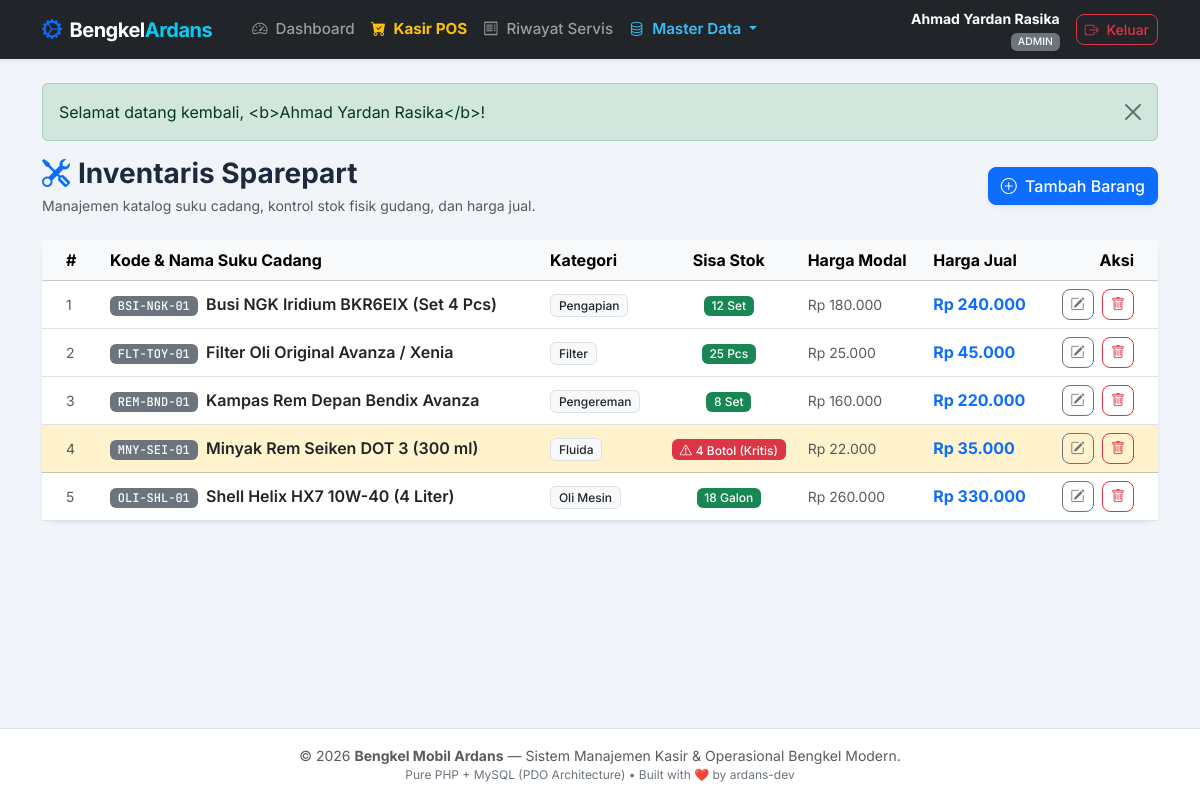
Page /sparepart.php (signed in) on the committed database.
### tables this page shows
CREATE TABLE sparepart (
    id_sparepart INT AUTO_INCREMENT PRIMARY KEY,
    kode_sparepart VARCHAR(30) NOT NULL UNIQUE COMMENT 'Kode SKU unik suku cadang (misal: OLI-SHL-01)',
    nama_sparepart VARCHAR(100) NOT NULL COMMENT 'Nama barang (misal: Shell Helix HX7 10W-40 4L)',
    kategori VARCHAR(50) DEFAULT 'Umum' COMMENT 'Kategori suku cadang (misal: Oli, Filter, Rem, Busi)',
    stok INT NOT NULL DEFAULT 0 COMMENT 'Jumlah stok fisik yang tersedia di gudang',
    satuan VARCHAR(20) DEFAULT 'Pcs' COMMENT 'Satuan kuantitas (misal: Pcs, Botol, Liter, Set)',
    harga_beli DECIMAL(12, 2) DEFAULT 0.00 COMMENT 'Harga modal dari supplier untuk analisa laba',
    harga_jual DECIMAL(12, 2) NOT NULL DEFAULT 0.00 COMMENT 'Harga banderol jual resmi ke pelanggan',
    stok_minimum INT DEFAULT 5 COMMENT 'Batas peringatan restock saat stok menipis',
    created_at TIMESTAMP DEFAULT CURRENT_TIMESTAMP
);

### sparepart.php (the view, shortened to what this page needs)
<?php
$sparepart_list = db()->query("SELECT * FROM sparepart ORDER BY nama_sparepart ASC")->fetchAll();
include __DIR__ . '/includes/header.php';
?>
<div class="d-flex flex-wrap justify-content-between align-items-center mb-4 gap-2">
    <div>
        <h3 class="fw-bold mb-1"><i class="bi bi-tools text-primary me-2"></i>Inventaris Sparepart</h3>
        <p class="text-muted small mb-0">Manajemen katalog suku cadang, kontrol stok fisik gudang, dan harga jual.</p>
    </div>
    <button class="btn btn-primary shadow-sm" data-bs-toggle="modal" data-bs-target="#modalTambah">
        <i class="bi bi-plus-circle me-1"></i> Tambah Barang
    </button>
</div>
<div class="card shadow-sm border-0">
    <div class="card-body p-0">
        <div class="table-responsive">
            <table class="table table-hover align-middle mb-0">
                <thead class="table-light">
                    <tr>
                        <th class="ps-4" style="width: 60px;">#</th>
                        <th>Kode & Nama Suku Cadang</th>
                        <th>Kategori</th>
                        <th class="text-center">Sisa Stok</th>
                        <th>Harga Modal</th>
                        <th>Harga Jual</th>
                        <th class="text-end pe-4">Aksi</th>
                    </tr>
                </thead>
                <tbody>
                    <?php if (empty($sparepart_list)): ?>
                        <tr>
                            <td colspan="7" class="text-center py-5 text-muted">
                                <i class="bi bi-box-seam fs-2 d-block mb-2 text-secondary"></i>
                                Belum ada suku cadang di inventaris gudang.
                            </td>
                        </tr>
                    <?php else: ?>
                        <?php $no = 1; foreach ($sparepart_list as $row): ?>
                            <?php
                            $is_kritis = ($row['stok'] <= $row['stok_minimum']);
                            ?>
                            <tr class="<?= $is_kritis ? 'table-warning' : '' ?>">
                                <td class="ps-4 text-muted small"><?= $no++ ?></td>
                                <td>
                                    <span class="badge bg-secondary font-mono small me-1"><?= e($row['kode_sparepart']) ?></span>
                                    <span class="fw-semibold text-dark"><?= e($row['nama_sparepart']) ?></span>
                                </td>
                                <td><span class="badge bg-light text-dark border"><?= e($row['kategori']) ?></span></td>
                                <td class="text-center">
                                    <?php if ($is_kritis): ?>
                                        <span class="badge bg-danger">
                                            <i class="bi bi-exclamation-triangle me-1"></i><?= (int)$row['stok'] ?> <?= e($row['satuan']) ?> (Kritis)
                                        </span>
                                    <?php else: ?>
                                        <span class="badge bg-success">
                                            <?= (int)$row['stok'] ?> <?= e($row['satuan']) ?>
                                        </span>
                                    <?php endif; ?>
                                </td>
                                <td class="text-muted small"><?= rupiah($row['harga_beli']) ?></td>
                                <td class="fw-bold text-primary"><?= rupiah($row['harga_jual']) ?></td>
                                <td class="text-end pe-4">
                                    <button class="btn btn-outline-secondary btn-sm me-1"
                                            onclick="editSparepart(<?= htmlspecialchars(json_encode($row), ENT_QUOTES, 'UTF-8') ?>)">
                                        <i class="bi bi-pencil-square"></i>
                                    </button>
                                    <a href="sparepart.php?action=hapus&id=<?= (int)$row['id_sparepart'] ?>"
                                       class="btn btn-outline-danger btn-sm"
                                       onclick="return confirm('Apakah Anda yakin ingin menghapus suku cadang ini?');">
                                        <i class="bi bi-trash"></i>
                                    </a>
                                </td>
                            </tr>
                        <?php endforeach; ?>
                    <?php endif; ?>
                </tbody>
            </table>
        </div>
    </div>
</div>
<?php include __DIR__ . '/includes/footer.php'; ?>

### includes/header.php (style rules this page uses)
body { font-family: 'Inter', sans-serif; background-color: #f1f5f9; color: #1e293b; min-height: 100vh; display: flex; flex-direction: column; }
.font-mono { font-family: 'JetBrains Mono', monospace; }
.card { border: 1px solid #e2e8f0; border-radius: 12px; box-shadow: 0 1px 3px 0 rgb(0 0 0 / 0.05); }
.btn { border-radius: 8px; font-weight: 500; }
.badge { font-weight: 500; }

### rows in the picture
sparepart: kode_sparepart "BSI-NGK-01", nama_sparepart "Busi NGK Iridium BKR6EIX (Set 4 Pcs)", kategori "Pengapian", stok "12", satuan "Set", harga_beli "Rp 180.000", harga_jual "Rp 240.000"
sparepart: kode_sparepart "FLT-TOY-01", nama_sparepart "Filter Oli Original Avanza / Xenia", kategori "Filter", stok "25", satuan "Pcs", harga_beli "Rp 25.000", harga_jual "Rp 45.000"
sparepart: kode_sparepart "REM-BND-01", nama_sparepart "Kampas Rem Depan Bendix Avanza", kategori "Pengereman", stok "8", satuan "Set", harga_beli "Rp 160.000", harga_jual "Rp 220.000"
sparepart: kode_sparepart "MNY-SEI-01", nama_sparepart "Minyak Rem Seiken DOT 3 (300 ml)", kategori "Fluida", stok "4", satuan "Botol", harga_beli "Rp 22.000", harga_jual "Rp 35.000"
sparepart: kode_sparepart "OLI-SHL-01", nama_sparepart "Shell Helix HX7 10W-40 (4 Liter)", kategori "Oli Mesin", stok "18", satuan "Galon", harga_beli "Rp 260.000", harga_jual "Rp 330.000"

### other values in the picture
$user_login['nama'] "Ahmad Yardan Rasika"
$user_login['role'] "ADMIN"
$msg "Selamat datang kembali, <b>Ahmad Yardan Rasika</b>!"
